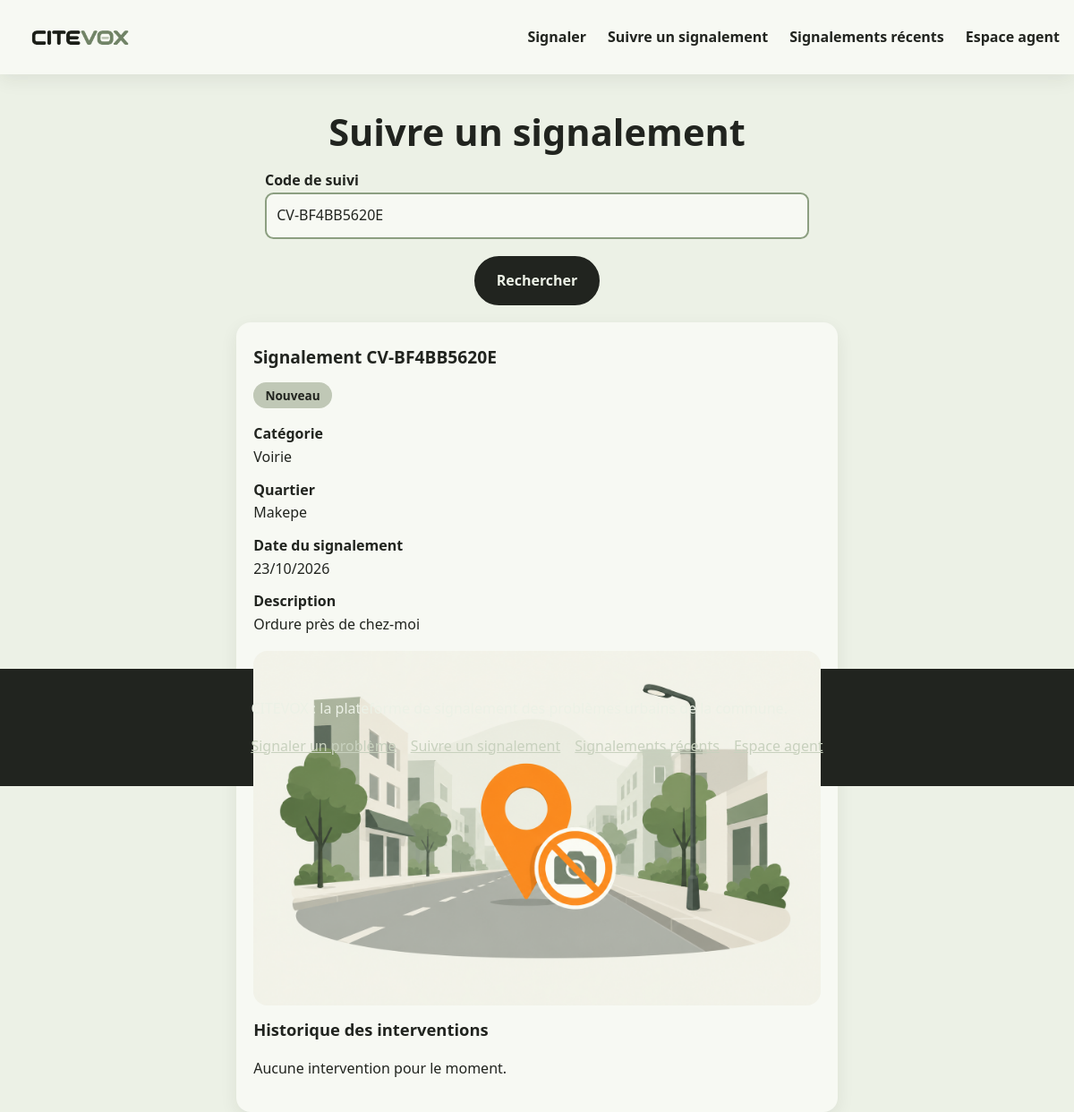
/suivre?code=CV-BF4BB5620E, run on the app's committed database.
### tables this page shows
CREATE TABLE signalements (
    id INTEGER PRIMARY KEY AUTOINCREMENT,
    code_suivi TEXT NOT NULL UNIQUE,
    categorie_id INTEGER NOT NULL REFERENCES categories(id),
    quartier_id INTEGER NOT NULL REFERENCES quartiers(id),
    description TEXT NOT NULL CHECK (length(description) >= 20),
    reperage TEXT NOT NULL,
    telephone TEXT NOT NULL CHECK (length(telephone) = 9),
    photo TEXT,                         -- nom généré par le serveur (facultatif)
    statut TEXT NOT NULL DEFAULT 'nouveau'
        CHECK (statut IN ('nouveau', 'en_cours', 'resolu', 'rejete')),
    cree_le TEXT NOT NULL DEFAULT CURRENT_TIMESTAMP   -- UTC
);

CREATE TABLE categories (
    id INTEGER PRIMARY KEY AUTOINCREMENT,
    nom TEXT NOT NULL UNIQUE,
    slug TEXT NOT NULL UNIQUE,          -- nom des images : images/categories/<slug>.jpg
    service TEXT NOT NULL               -- service responsable
);

CREATE TABLE quartiers (
    id INTEGER PRIMARY KEY AUTOINCREMENT,
    nom TEXT NOT NULL UNIQUE
);

### app.py (the view)
@app.route("/suivre")
def suivre():
    code = request.args.get("code", "").strip().upper()
    s = historique = None
    if code:
        s = requete("SELECT s.*, c.nom AS categorie, q.nom AS quartier FROM signalements s"
                    " JOIN categories c ON c.id = s.categorie_id JOIN quartiers q ON q.id = s.quartier_id"
                    " WHERE s.code_suivi = ?", (code,), un=True)
        if s is None:
            flash("Aucun signalement ne correspond à ce code.", "erreur")
        else:  # ni téléphone, ni agent, ni identifiant interne
            historique = requete("SELECT date_intervention, commentaire, nouveau_statut FROM interventions"
                                 " WHERE signalement_id = ? ORDER BY date_intervention, id", (s["id"],))
    return render_template("suivre.html", code=code, s=s, historique=historique), (404 if code and s is None else 200)

### app.py (called while the page is built)
def get_db():
    if "db" not in g:
        g.db = sqlite3.connect(app.config["DATABASE"])
        g.db.row_factory = sqlite3.Row
        g.db.execute("PRAGMA foreign_keys = ON")
    return g.db

@app.teardown_appcontext
def fermer_db(exception):
    db = g.pop("db", None)
    if db is not None:
        db.close()

def requete(sql, params=(), un=False):
    curseur = get_db().execute(sql, params)
    return curseur.fetchone() if un else curseur.fetchall()

@app.before_request
def preparer_requete():
    if request.method == "POST":
        attendu, recu = session.get("csrf", ""), request.form.get("csrf", "")
        if not attendu or not hmac.compare_digest(recu.encode(), attendu.encode()):
            abort(400)
    g.agent = None
    if "agent_id" in session:
        g.agent = requete("SELECT * FROM agents WHERE id = ?", (session["agent_id"],), un=True)

@app.after_request
def entetes_securite(reponse):
    reponse.headers["X-Content-Type-Options"] = "nosniff"
    reponse.headers["Content-Security-Policy"] = "default-src 'self'; img-src 'self' blob:"
    return reponse

@app.context_processor
def contexte():
    return {"agent": g.get("agent"), "STATUTS": STATUTS}

@app.template_filter()
def date_fr(valeur):
    return datetime.strptime(valeur, "%Y-%m-%d %H:%M:%S").strftime("%d/%m/%Y")

### templates/suivre.html (shortened to what this page needs)
{% extends "base.html" %}
{% block contenu %}
<div style="height: 70vh;">
  <h1 style="text-align: center;">Suivre un signalement</h1>
  <form class="formulaire" method="get">
    <label for="code">Code de suivi</label>
    <input id="code" name="code" value="{{ code }}" placeholder="CV-XXXXXXXXXX" autocomplete="off" required>
    <button class="bouton" type="submit">Rechercher</button>
  </form>
  {% if s %}
  <article class="carte detail" style="margin: 0 auto;">
    <h2>Signalement {{ s.code_suivi }}</h2>
    <p><span class="statut {{ s.statut }}">{{ STATUTS[s.statut] }}</span></p>
    <dl>
      <dt>Catégorie</dt><dd>{{ s.categorie }}</dd>
      <dt>Quartier</dt><dd>{{ s.quartier }}</dd>
      <dt>Date du signalement</dt><dd>{{ s.cree_le|date_fr }}</dd>
      <dt>Description</dt><dd>{{ s.description }}</dd>
    </dl>
    {% if s.photo %}<img class="visuel" src="{{ url_for('static', filename='uploads/' ~ s.photo) }}" alt="Photo du problème signalé">{% endif %}
    <h3>Historique des interventions</h3>
    {% if historique %}
    <ul>
      {% for i in historique %}<li>{{ i.date_intervention|date_fr }}, {{ STATUTS[i.nouveau_statut]|lower }} : {{ i.commentaire }}</li>{% endfor %}
    </ul>
    {% else %}
    <p>Aucune intervention pour le moment.</p>
    {% endif %}
  </article>
  {% endif %}
</div>
{% endblock %}

### static/css/style.css (style rules this page uses)
:root { --ivory: #ecf1e6; --ash-grey: #c0c8b6; --ash-grey-2: #c8d1be; --carbon-black: #21241f; --muted-teal: #8c9f81; --teal-fonce: #55654d; --carte: #f7f9f3; --rayon: 1rem; --ombre: 0 .4rem 1.2rem rgba(33, 36, 31, .08); }
* { box-sizing: border-box; }
body { margin: 0; font-family: "Segoe UI", Arial, sans-serif; line-height: 1.6; color: var(--carbon-black); background: var(--ivory); }
h1 { font-size: 1.9rem; line-height: 1.2; margin: 1.5rem 0 1rem; }
h2 { font-size: 1.5rem; line-height: 1.25; margin: 2.5rem 0 1rem; }
h3 { font-size: 1.15rem; margin: 0 0 .4rem; }
img { max-width: 100%; height: auto; display: block; }
.bouton { display: inline-block; padding: .8rem 1.4rem; border: 2px solid var(--carbon-black); border-radius: 2rem; background: var(--carbon-black); color: var(--ivory); font: inherit; font-weight: 700; text-decoration: none; cursor: pointer; }
.visuel { width: 100%; aspect-ratio: 4 / 3; object-fit: cover; border-radius: var(--rayon); }
.carte, .chiffre { margin: 0; padding: 1.2rem; border-radius: var(--rayon); background: var(--carte); box-shadow: var(--ombre); }
.carte .visuel { margin-bottom: .8rem; aspect-ratio: 16 / 10; }
.carte h2 { margin: .5rem 0; font-size: 1.2rem; }
h1:not(#accueil), .precedes-form { text-align: center; }
.formulaire { max-width: 38rem; margin: 0 auto; }
label { display: block; margin-top: 1rem; font-weight: 600; }
input, select, textarea { width: 100%; padding: .7rem; border: 2px solid var(--muted-teal); border-radius: .6rem; background: var(--carte); color: inherit; font: inherit; }
.formulaire .bouton { margin: 1.2rem auto; display: block; }
.statut { display: inline-block; padding: .1rem .7rem; border: 2px solid transparent; border-radius: 1rem; background: var(--ash-grey); font-size: .85rem; font-weight: 700; }
.detail { max-width: 42rem; margin-top: 1.5rem; }
dt { font-weight: 700; }
dd { margin: 0 0 .7rem; }
@media (min-width: 992px) { h1 { font-size: 2.6rem; } }

### data on the page
signalements: code_suivi "CV-BF4BB5620E", statut "Nouveau", cree_le "23/10/2026", description "Ordure près de chez-moi", photo (placeholder picture)
categories: categorie "Voirie"
quartiers: quartier "Makepe"
